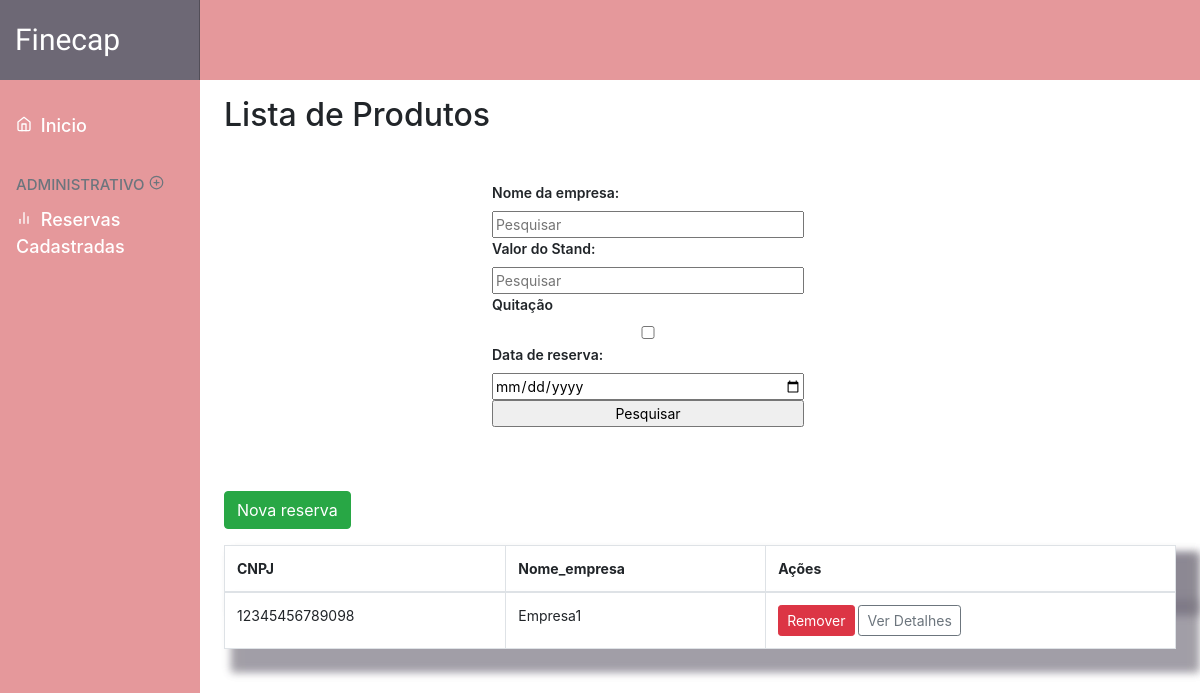
Page /reserva/listar/ on the earlier database version.
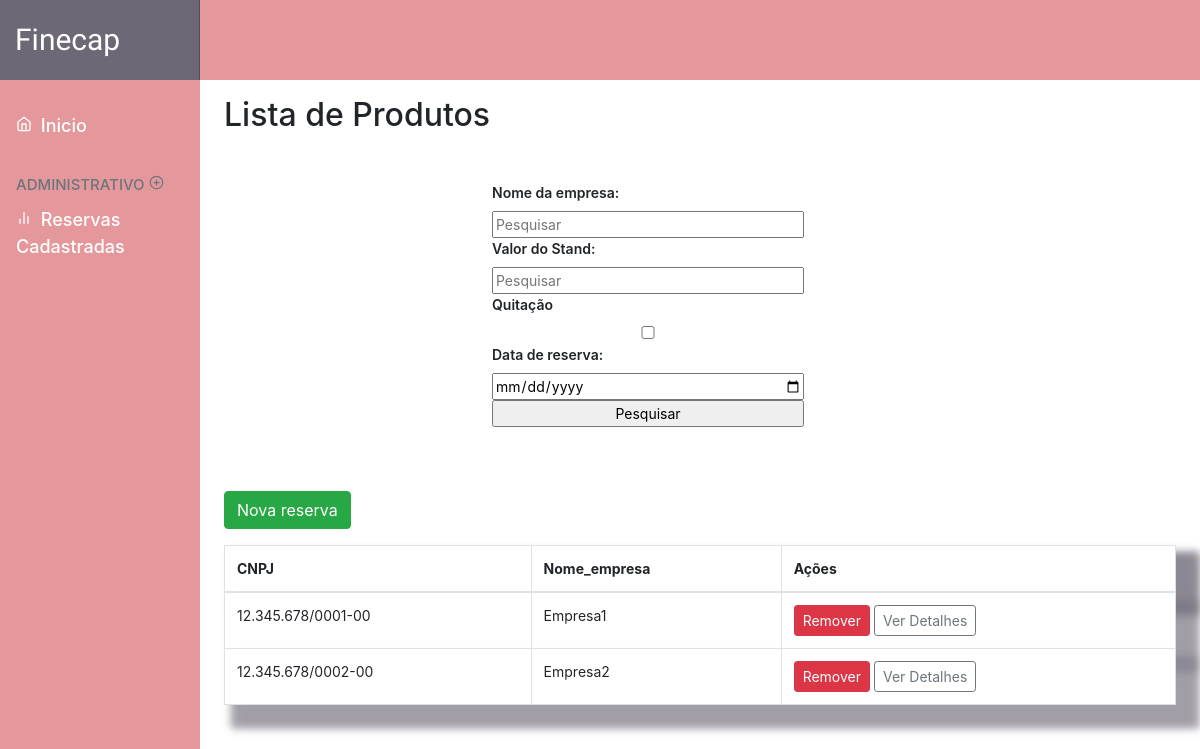
Same page on the later database version.
### finecap/models.py (models this page shows, shortened)
class Reserva(models.Model):
    cnpj = models.CharField(max_length = 18)
    nome_empresa = models.CharField(max_length = 100)
    categoria_empresa = models.CharField(max_length = 100)
    quitado = models.BooleanField()
    img = models.ImageField(upload_to = 'imagens', verbose_name = 'imagem')
    stand = models.ForeignKey(Stand, on_delete = models.CASCADE)
    data= models.DateTimeField(auto_now = True)

### finecap/views.py (the view)
# urls.py: path('reserva/listar/', reserva_listar, name = 'reserva_listar'),
def reserva_listar(request):
    reservas = Reserva.objects.all().order_by('data')
    if (request.GET.get('nome_empresa')):
        reservas = reservas.filter(
            nome_empresa__contains=request.GET.get('nome_empresa'))
    if (request.GET.get('quitado')):
        reservas = reservas.filter(quitado=True)
    if (request.GET.get('valor')):
        reservas = reservas.filter(stand__valor=request.GET.get('valor'))
    if (request.GET.get('data')):
        reservas = reservas.filter(data__date=request.GET.get('data'))
    context = {
        'reservas': reservas
    }
    return render(request, "reservas.html", context)

### finecap/templates/reservas.html
{% extends 'base.html' %}
{% block center %}
<h2>Lista de Produtos</h2>
<div class="card-body mb-4 space">
    <form method="GET" action="">
        <label>Nome da empresa: </label>
        <input type="text" name="nome_empresa" placeholder="Pesquisar">
        <label>Valor do Stand: </label>
        <input type="float" name="valor" placeholder="Pesquisar">
        <label>Quitação </label>
        <input type="checkbox" name="quitado" placeholder="Pesquisar">
        <label>Data de reserva: </label>
        <input type="date" name="data" placeholder="Pesquisar">
        <input type="submit" value="Pesquisar" id="buttonSearch">
    </form>
</div>
<a href="{% url 'reserva_criar' %}" class="btn btn-success mb-3">Nova reserva</a>
<table class="table table-bordered">
    <thead>
        <tr>
            <th>CNPJ</th>
            <th>Nome_empresa</th>
            <th>Ações</th>
        </tr>
    </thead>
    <tbody>
        {% for res in reservas %}
        <tr>
            <td>{{ res.cnpj }}</td>
            <td>{{ res.nome_empresa }}</td>
            <td>
                <a href="{% url 'reserva_remover' id=res.id %}" class="btn btn-danger btn-sm">Remover</a>
                <a href="{% url 'reserva_detalhar' id=res.id %}" class="btn btn-sm btn-outline-secondary">Ver
                    Detalhes</a>
            </td>
        </tr>
        {% endfor %}
    </tbody>
</table>
{% endblock %}

### templates/base.html (shortened to what this page needs)
{% load static %}
<!DOCTYPE html>
<html lang="en">
<head>
    <link rel="stylesheet" href="https://getbootstrap.com/docs/4.0/dist/css/bootstrap.min.css"
>
    <link href="{% static 'dashboard.css' %}" rel="stylesheet">
</head>
<body>
    <nav class="navbar nav-bar sticky-top flex-md-nowrap p-0">
        <a class="navbar-brand col-sm-3 col-md-2 mr-0" href="#">Finecap</a>
    </nav>
    <div class="container-fluid">
        <div class="row">
            <nav class="col-md-2 d-none d-md-block bg-light sidebar">
                <div class="sidebar-sticky">
                    <ul class="nav flex-column">
                        <li class="nav-item">
                            <a class="nav-link active" href="{% url 'index' %}">
                                Inicio <span class="sr-only">(current)</span>
                            </a>
                        </li>
                        <h6
                            class="sidebar-heading d-flex justify-content-between align-items-center px-3 mt-4 mb-1 text-muted">
                            <span>Administrativo </span>
                        </h6>
                        <li class="nav-item">
                            <a class="nav-link active" href="{% url 'reserva_listar' %}">
                                Reservas Cadastradas
                            </a>
                        </li>
                    </ul>
                </div>
            </nav>
            <main role="main" class="col-md-9 ml-sm-auto col-lg-10 pt-3 px-4">
                {% block center %}
                {% endblock %}
            </main>
        </div>
    </div>
</body>
</html>

### static/dashboard.css (style rules this page uses)
body { font-size: .875rem; }
.nav-bar { background-color: #E5989B; color: black; line-height: 4em; }
.navbar-brand { color: white; font-size: 30px !important; font-family: 'Righteous', cursive !important; }
.feather { width: 16px; height: 16px; vertical-align: text-bottom; }
.sidebar { position: fixed; top: 0; bottom: 0; left: 0; z-index: 100; padding: 0; box-shadow: inset -1px 0 0 rgba(0, 0, 0, .1); }
.sidebar-sticky { position: -webkit-sticky; position: sticky; top: 48px; height: calc(100vh - 48px); padding-top: 3.5rem; overflow-x: hidden; background-color: #E5989B; overflow-y: auto; }
.sidebar .nav-link { font-weight: 500; color: #FFFFFF; font-size: 18px; }
html, .container-fluid { background-color: rgba(255, 255, 255, 0.87); }
tr, table, thead { background-color: white; box-shadow: 15px 15px 8px 8px #6D687566; }
form { background-color: white; padding: 20px; border-radius: 8px; margin: auto; width: 50%; }
input { width: 75% !important; }
label { display: block; font-weight: 600; }
svg { margin-bottom: 4px; }
.sidebar .nav-link .feather { margin-right: 4px; color: #999; }
.sidebar .nav-link:hover .feather, .sidebar .nav-link.active .feather { color: inherit; }
.sidebar-heading { font-size: 18px; text-transform: uppercase; }
.text-muted { font-size: 15px; }
.navbar-brand { padding-top: .75rem; padding-bottom: .75rem; font-size: 1rem; background-color: #6D6875; box-shadow: inset -1px 0 0 rgba(0, 0, 0, .25); }

Differences in the rows shown:
removed Reserva: cnpj "12345456789098", nome_empresa "Empresa1"
added Reserva: cnpj "12.345.678/0001-00", nome_empresa "Empresa1"
added Reserva: cnpj "12.345.678/0002-00", nome_empresa "Empresa2"
